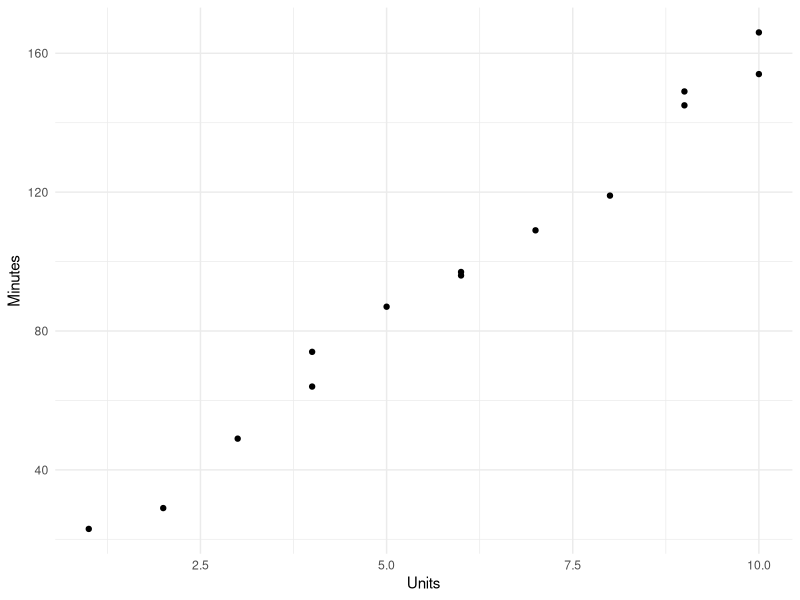
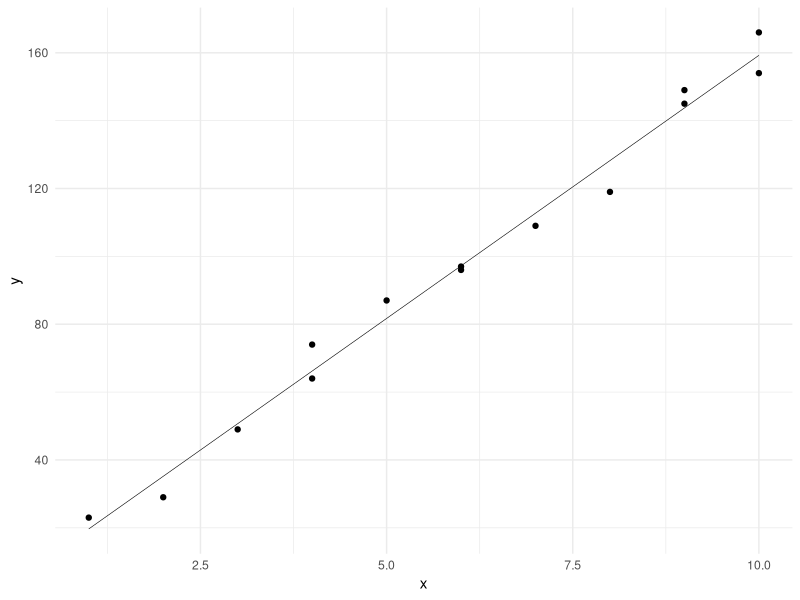
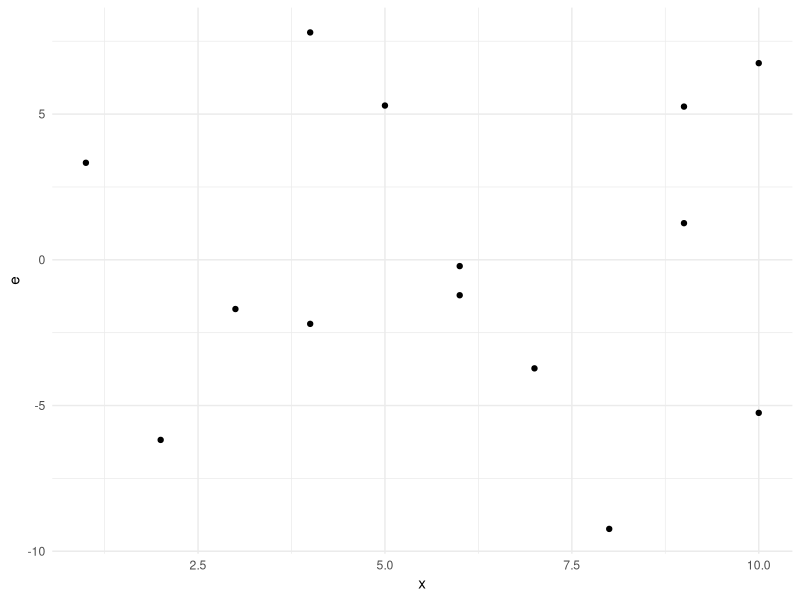
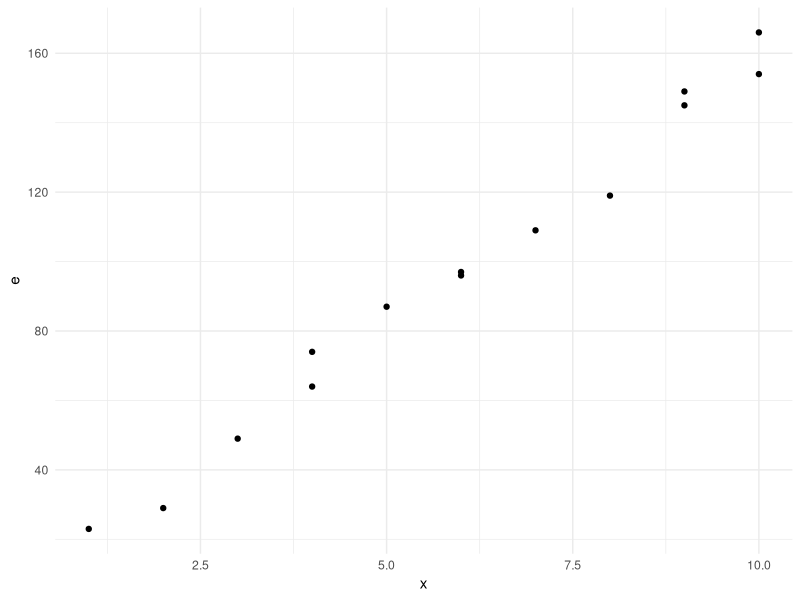
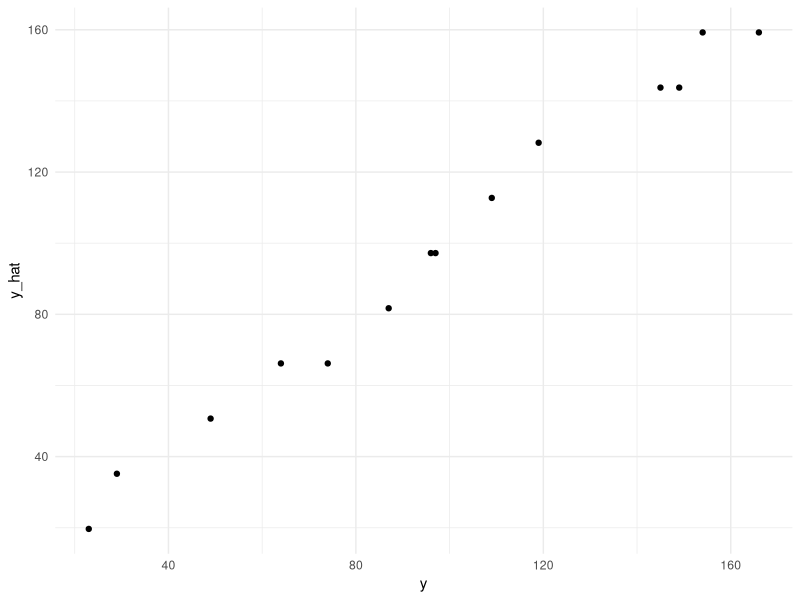
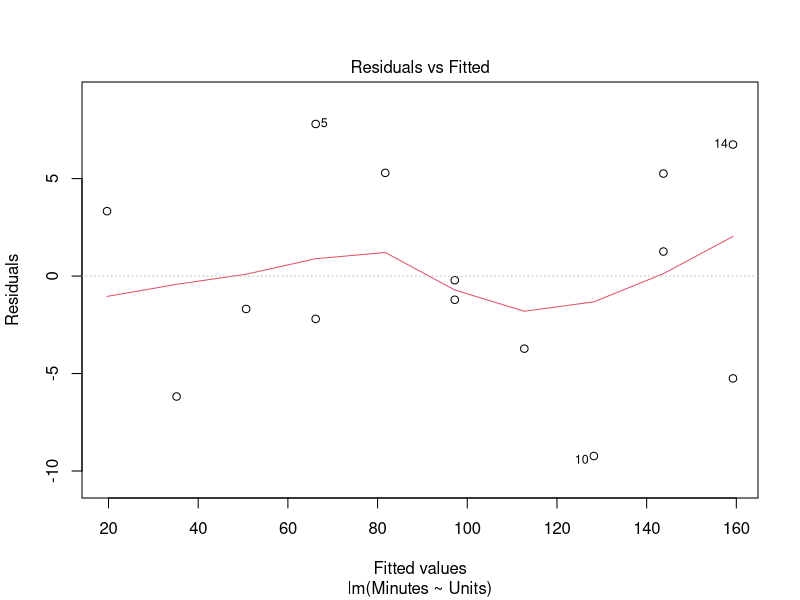
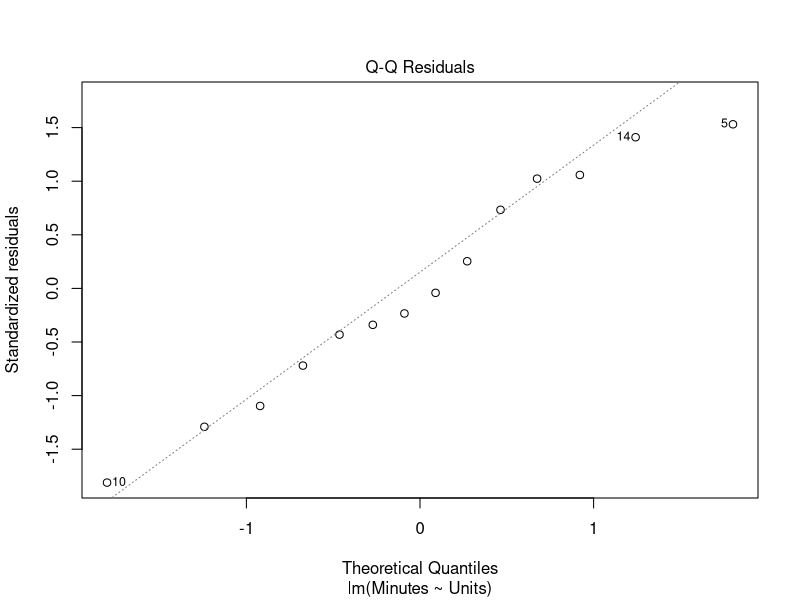
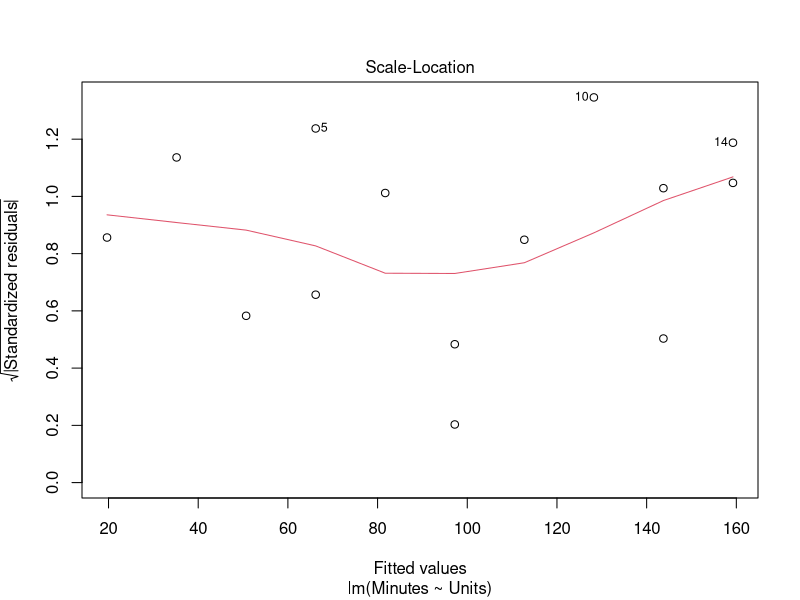

Generate these figures, in order, with R:
## ---- chunk 1
library(tidyverse)
## ---- chunk 2
# Computer Repair Dataset

df <- read_delim("data/P031.txt", "\t", 
                 escape_double = FALSE, 
                 col_types = cols(Minutes = col_integer(), 
                                  Units = col_integer()), 
                 trim_ws = TRUE)

head(df)
## ---- chunk 3
ggplot(df, aes(Units, Minutes)) + 
  geom_point() + 
  theme_minimal()
## ---- chunk 4
cov(df$Units, df$Minutes)
## ---- chunk 5
cor(df$Units, df$Minutes)
## ---- chunk 6
(covariance <- cov(df$Units, df$Minutes))
(variance_x <- var(df$Units))
(beta_hat_1 <- covariance / variance_x)
## ---- chunk 7
table_2.7 <- df %>% 
  rename(x = Units, y = Minutes) %>% 
  mutate(y_hat = 4.162 + (15.509 * x), 
         e = y - y_hat)

table_2.7
## ---- chunk 8
table_2.7 %>% 
  ggplot(aes(x, y)) + 
  geom_point() + 
  geom_line(aes(x, y_hat), size = 0.2) +
  theme_minimal()
## ---- chunk 9
table_2.7 %>% 
  ggplot(aes(x, e)) + 
  geom_point() + 
  theme_minimal()
## ---- chunk 10
df2 <- table_2.7[,c(1, 2)] %>% 
  mutate(y_hat = 0 * x, 
         e = y - y_hat)

df2

df2 %>% 
  ggplot(aes(x, e)) + 
  geom_point() + 
  theme_minimal()
## ---- chunk 11
model <- lm(Minutes ~ Units, data = df)

model

summary(model)
## ---- chunk 12
15.509 / 0.505
## ---- chunk 13
table_2.7 %>% 
  ggplot(aes(y, y_hat)) + 
  geom_point() + 
  theme_minimal()
## ---- chunk 14
plot(model)
## ---- chunk 15
# Var(Y) and Var(X)

var(df$Minutes)
var(df$Units)
## ---- chunk 16
sum(df$Minutes - mean(df$Minutes))

# Comes out close to 0
